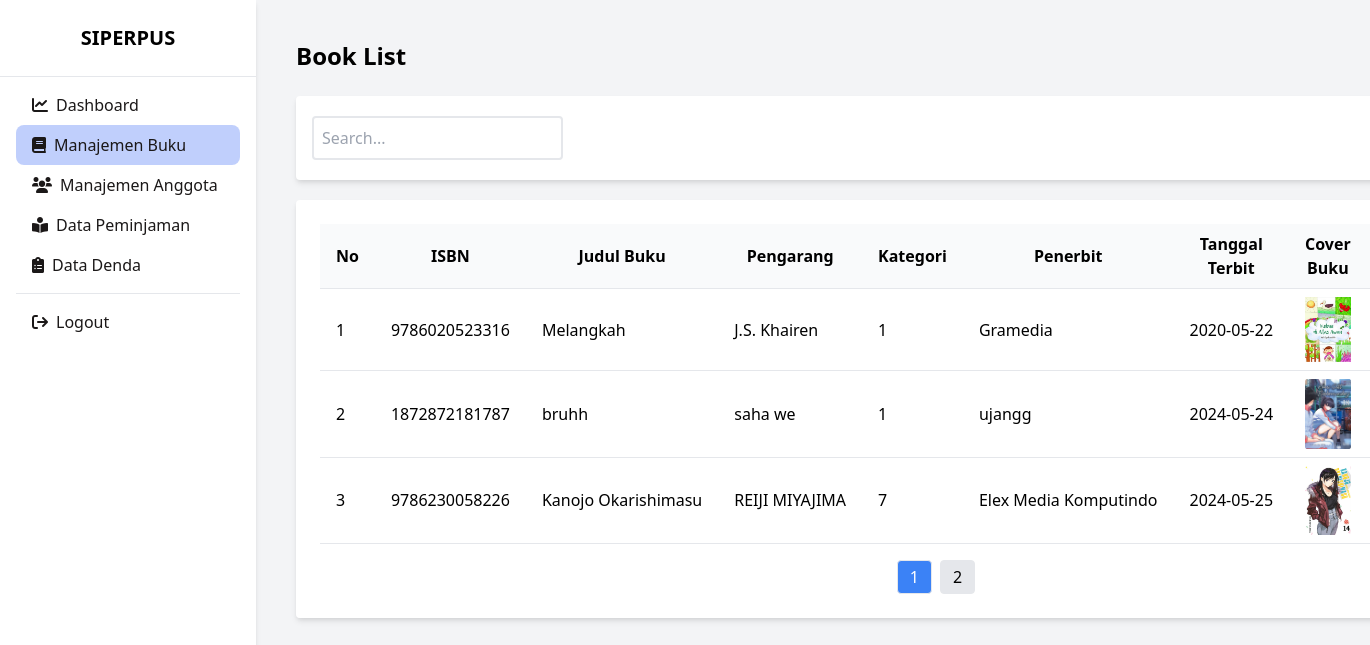
The page /app/public/admin/view_books.php (signed in) on the database its author committed.
### tables this page shows
CREATE TABLE `books` (
  `book_id` int NOT NULL,
  `title` varchar(255) NOT NULL,
  `author` varchar(255) NOT NULL,
  `category_id` int DEFAULT NULL,
  `isbn` varchar(50) DEFAULT NULL,
  `publish_date` date DEFAULT NULL,
  `available_copies` int DEFAULT '0',
  `cover` varchar(255) NOT NULL,
  `publisher` varchar(255) NOT NULL,
  `sinopsis` text NOT NULL
);

### app/public/include/crud_books.php (called while the page is built, shortened)
<?php
    class Books{
        private $connect;
        private $table_name = "books";
        public function __construct($db)
        {
            $this->connect = $db;
        }
        public function readAll($limit, $offset, $search = '%') {
            $query = "SELECT * FROM " . $this->table_name . " WHERE title LIKE :search LIMIT :limit OFFSET :offset";
            $stmt = $this->connect->prepare($query);
            $stmt->bindParam(':search', $search);
            $stmt->bindParam(':limit', $limit, PDO::PARAM_INT);
            $stmt->bindParam(':offset', $offset, PDO::PARAM_INT);
            $stmt->execute();
            return $stmt;
        }
        public function countAll($search = '%') {
            $query = "SELECT COUNT(*) FROM " . $this->table_name . " WHERE title LIKE :search";
            $stmt = $this->connect->prepare($query);
            $stmt->bindParam(':search', $search);
            $stmt->execute();
            return $stmt->fetchColumn();
        }
    }
?>

### app/public/admin/view_books.php (the view, shortened to what this page needs)
<?php
include_once '../include/crud_books.php';
$database = new Database();
$db = $database->getConnection();
$books = new Books($db);
$limit = 3;
$page = isset($_GET['page']) ? (int)$_GET['page'] : 1;
$offset = ($page - 1) * $limit;
$search = isset($_GET['search']) ? '%' . $_GET['search'] . '%' : '%';
$booksTotal = $books->countAll($search);
$booksList = $books->readAll($limit, $offset, $search)->fetchAll(PDO::FETCH_ASSOC);
?>
<!DOCTYPE html>
<html lang="en">
<head>
    <link href="https://cdn.jsdelivr.net/npm/tailwindcss@2.2.19/dist/tailwind.min.css" rel="stylesheet">
    <link href="../css/output.css" rel="stylesheet">
    <link href="https://cdnjs.cloudflare.com/ajax/libs/font-awesome/6.0.0-beta3/css/all.min.css" rel="stylesheet">
</head>
<body class="bg-gray-100">
    <div class="flex flex-auto">
        <?php include "./sidebar_admin.php"; ?>
        <div class="flex-1 p-10">
            <div class="container">
                <div class="mb-6">
                    <h1 class="text-2xl font-bold">Book List</h1>
                </div>
                <div class="bg-white px-4 py-5 rounded shadow-md mb-5 flex justify-between items-center">
                    <input type="search" id="search" placeholder="Search..." class="border-2 rounded p-2 mr-4">
                </div>
                <div class="bg-white p-6 rounded shadow-md overflow-x-auto">
                    <table id="bookTable" class="min-w-full divide-y divide-gray-200 table-auto">
                        <thead>
                            <tr>
                                <th class="w-1/12 px-4 py-2 bg-gray-50">No</th>
                                <th class="w-1/6 px-4 py-2 bg-gray-50">ISBN</th>
                                <th class="w-1/4 px-4 py-2 bg-gray-50">Judul Buku</th>
                                <th class="w-1/4 px-4 py-2 bg-gray-50">Pengarang</th>
                                <th class="w-1/6 px-4 py-2 bg-gray-50">Kategori</th>
                                <th class="w-1/6 px-4 py-2 bg-gray-50">Penerbit</th>
                                <th class="w-1/6 px-4 py-2 bg-gray-50">Tanggal Terbit</th>
                                <th class="w-1/12 px-4 py-2 bg-gray-50">Cover Buku</th>
                                <th class="w-1/6 px-4 py-2 bg-gray-50">Jumlah Salinan</th>
                            </tr>
                        </thead>
                        <tbody id="bookTableBody" class="bg-white divide-y divide-gray-200">
                            <?php
                            $no = $offset + 1;
                            foreach ($booksList as $b):
                            ?>
                                <tr>
                                    <td class="px-4 py-2 whitespace-nowrap"><?= $no++ ?></td>
                                    <td class="px-4 py-2 whitespace-nowrap"><?= htmlspecialchars($b['isbn']) ?></td>
                                    <td class="px-4 py-2 whitespace-nowrap"><?= htmlspecialchars($b['title']) ?></td>
                                    <td class="px-4 py-2 whitespace-nowrap"><?= htmlspecialchars($b['author']) ?></td>
                                    <td class="px-4 py-2 whitespace-nowrap"><?= htmlspecialchars($b['category_id']) ?></td>
                                    <td class="px-4 py-2 whitespace-nowrap"><?= htmlspecialchars($b['publisher']) ?></td>
                                    <td class="px-4 py-2 whitespace-nowrap"><?= htmlspecialchars($b['publish_date']) ?></td>
                                    <td class="px-4 py-2 whitespace-nowrap">
                                        <?php if ($b['cover']): ?>
                                            <img src="<?= htmlspecialchars($b['cover']) ?>" alt="Cover" class="w-full object-fill">
                                        <?php else: ?>
                                            No Cover
                                        <?php endif; ?>
                                    </td>
                                    <td class="px-4 py-2 text-sm"><?= htmlspecialchars($b['available_copies']) ?></td>
                                </tr>
                            <?php endforeach; ?>
                        </tbody>
                    </table>
                    <hr>
                    <div id="pagination" class="mt-4 flex justify-center">
                        <?php
                        $totalPages = ceil($booksTotal / $limit);
                        for ($i = 1; $i <= $totalPages; $i++): ?>
                            <a href="?page=<?= $i ?>" class="px-3 py-1 border rounded mx-1 <?= $page == $i ? 'bg-blue-500 text-white' : 'bg-gray-200' ?>"><?= $i ?></a>
                        <?php endfor; ?>
                    </div>
                </div>
            </div>
        </div>
    </div>
</body>
</html>

### app/public/admin/sidebar_admin.php (shortened to what this page needs)
<?php
function isActivePage($page) {
    return basename($_SERVER['PHP_SELF']) === $page ? 'bg-primary-10 bg-opacity-25 rounded-lg' : '';
}
?>
<!DOCTYPE html>
<html lang="en">
<head>
    <link href="https://cdn.jsdelivr.net/npm/tailwindcss@2.2.19/dist/tailwind.min.css" rel="stylesheet">
    <link href="https://cdnjs.cloudflare.com/ajax/libs/font-awesome/6.0.0-beta3/css/all.min.css" rel="stylesheet">
</head>
<body>
    <div id="sidebar" class="bg-white h-auto shadow-md transition-all duration-300 flex flex-col">
        <div class="p-6 text-center border-b border-gray-200">
            <h1 class="font-bold text-xl">SIPERPUS</h1>
        </div>
        <nav class="px-4 py-2 flex-1">
            <a href="./home_admin.php" class="flex items-center px-4 py-2 text-p_font space-x-2 hover:bg-primary-10 hover:bg-opacity-25 hover:rounded-lg transition duration-300 <?= isActivePage('home_admin.php') ?>">
                <i class="fa-solid fa-chart-line"></i>
                <span class="sidebar-text">Dashboard</span>
            </a>
            <a href="./view_books.php" class="flex items-center px-4 py-2 text-p_font space-x-2 hover:bg-primary-10 hover:bg-opacity-25 hover:rounded-lg transition duration-300 <?= isActivePage('view_books.php') ?>">
                <i class="fa-solid fa-book"></i>
                <span class="sidebar-text">Manajemen Buku</span>
            </a>
            <a href="./view_user.php" class="flex items-center px-4 py-2 text-p_font space-x-2 hover:bg-primary-10 hover:bg-opacity-25 hover:rounded-lg transition duration-300 <?= isActivePage('view_user.php') ?>">
                <i class="fas fa-users"></i>
                <span class="sidebar-text">Manajemen Anggota</span>
            </a>
            <a href="./data_peminjaman.php" class="flex items-center px-4 py-2 text-p_font space-x-2 hover:bg-primary-10 hover:bg-opacity-25 hover:rounded-lg transition duration-300 <?= isActivePage('data_peminjaman.php') ?>">
                <i class="fas fa-book-reader"></i>
                <span class="sidebar-text">Data Peminjaman</span>
            </a>
            <a href="./data_denda.php" class="flex items-center px-4 py-2 text-p_font space-x-2 hover:bg-primary-10 hover:bg-opacity-25 hover:rounded-lg transition duration-300 <?= isActivePage('data_denda.php') ?>">
                <i class="fas fa-clipboard-list"></i>
                <span class="sidebar-text">Data Denda</span>
            </a>
            <hr class="my-2">
            <a href="../auth/logout.php" class="flex items-center px-4 py-2 text-p_font space-x-2 hover:bg-primary-10 hover:bg-opacity-25 hover:rounded-lg transition duration-300">
                <i class="fa fa-sign-out" aria-hidden="true"></i>
                <span class="sidebar-text">Logout</span>
            </a>
        </nav>
    </div>
</body>
</html>

### app/public/admin/sidebar_admin.php (style rules this page uses)
body { display: flex; min-height: 100vh; margin: 0; }
#sidebar { flex: 0 0 16rem; }

### rows shown on the page
books: isbn "9786020523316", title "Melangkah", author "J.S. Khairen", category "1", publisher "Gramedia", publish_date "2020-05-22", cover (picture)
books: isbn "1872872181787", title "bruhh", author "saha we", category "1", publisher "ujangg", publish_date "2024-05-24", cover (picture)
books: isbn "9786230058226", title "Kanojo Okarishimasu", author "REIJI MIYAJIMA", category "7", publisher "Elex Media Komputindo", publish_date "2024-05-25", cover (picture)
